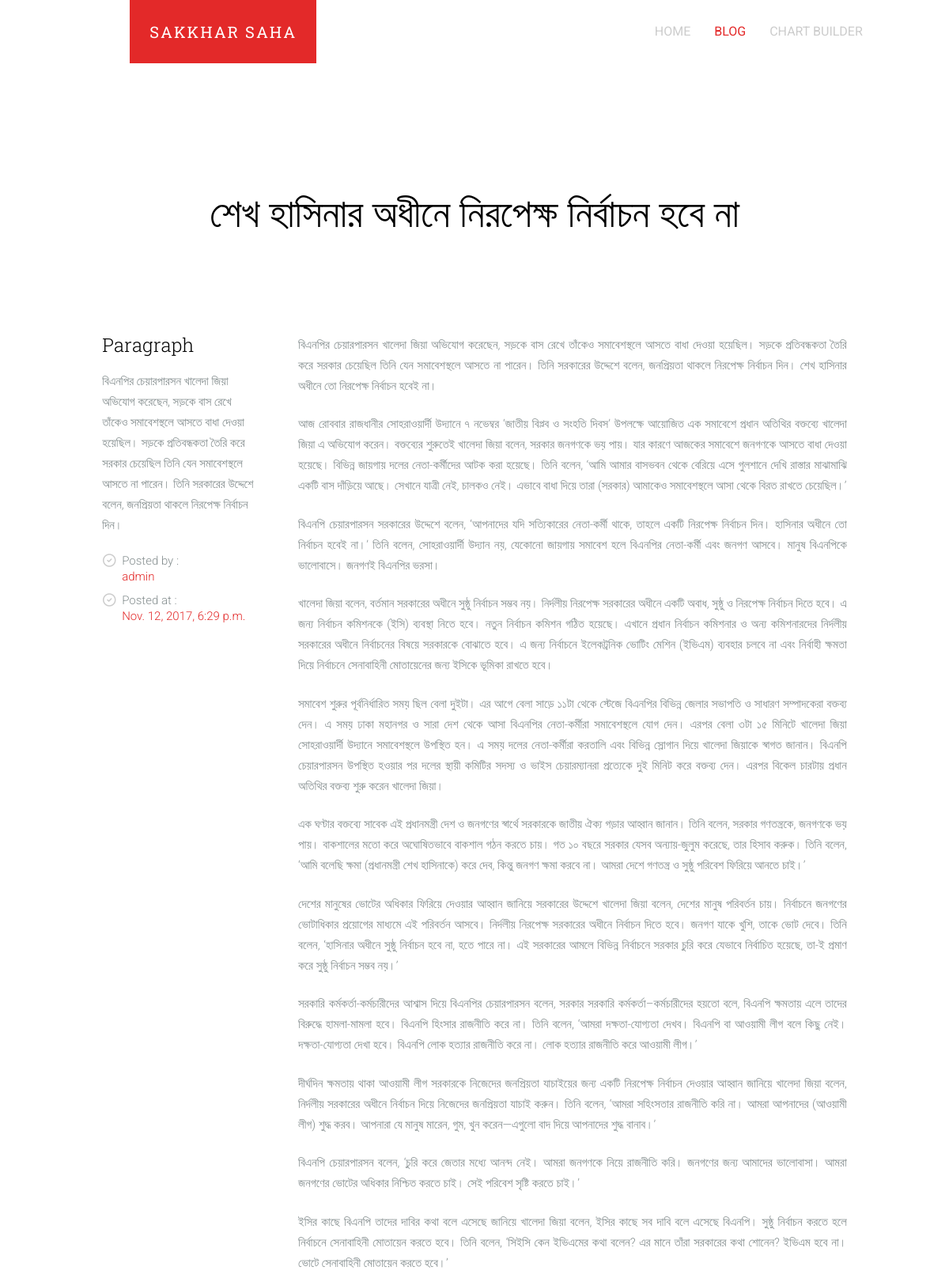
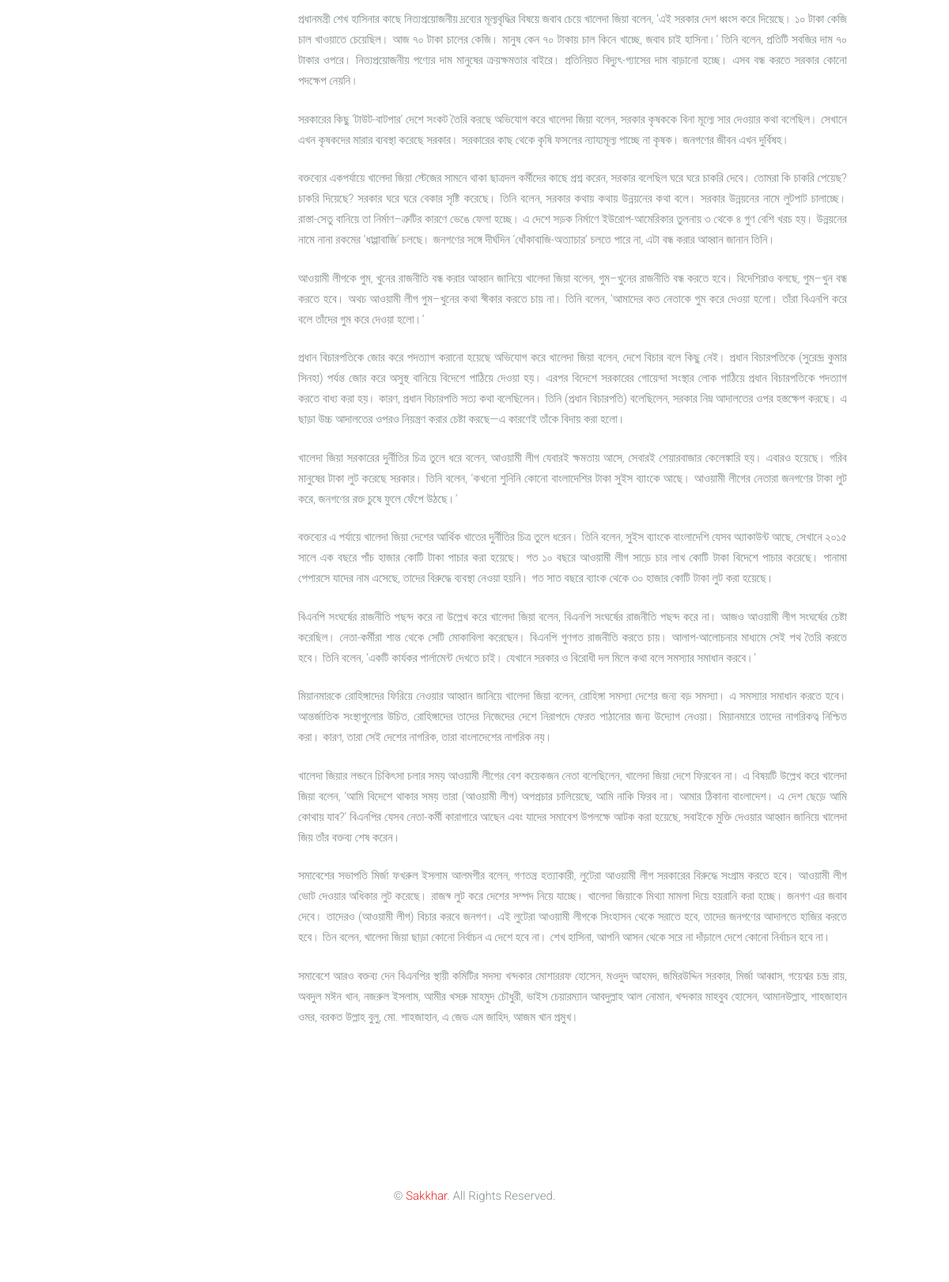
Screenshot of /blog/2017/11/12/1/ with the database file from the repository (2 pictures, top to bottom).
### blog_personal/models.py (models this page shows, shortened)
class Post(models.Model):
    STATUS_CHOICES = (
        ('draft', 'Draft'),
        ('published', 'Published'),
    )
    title = models.CharField(max_length=250)
    slug = models.SlugField(max_length=250, unique_for_date='publish')
    author = models.ForeignKey(User, related_name='blog_posts')
    intro = models.TextField(max_length=250, default="")
    body = FroalaField()
    publish = models.DateTimeField(default=timezone.now)
    created = models.DateTimeField(auto_now_add=True)
    updated = models.DateTimeField(auto_now=True)
    status = models.CharField(max_length=10, choices=STATUS_CHOICES, default='draft')
    objects = models.Manager()
    published = PublishedManager()
    class Meta:
        ordering = ('-publish',)

### blog_personal/views.py (the view)
# urls.py: url(r'^(?P<year>\d{4})/(?P<month>\d{2})/(?P<day>\d{2})/(?P<post>[-\w]+)/$', views.post_detail, name='post_detail'),
def post_detail (request,year,month,day,post):
    post = get_object_or_404(Post,slug=post,
                                  status ='published',
                                  publish__year = year,
                                  publish__month = month,
                                  publish__day = day)
    return render(request,'post.html',{'post':post})

### templates/post.html (shortened to what this page needs)
<!DOCTYPE html>
{% load staticfiles %}
{% load addthis %}
<html class="no-js">
<head>
	<link rel="stylesheet" href="{% static 'css/animate.css' %}">
	<link rel="stylesheet" href="{% static 'css/icomoon.css' %}">
	<link rel="stylesheet" href="{% static 'css/simple-line-icons.css' %}">
	<link rel="stylesheet" href="{% static 'css/style.css' %}">
</head>
<body>
	<header id="fh5co-header" role="banner">
		<nav class="navbar navbar-default" role="navigation">
			<div class="container">
				<div class="row">
					<div class="col-md-10 col-md-offset-1">
						<div class="navbar-header">
							<a class="navbar-brand" href="{% url 'index' %}">Sakkhar Saha</a>
						</div>
						<div id="fh5co-navbar" class="navbar-collapse collapse">
							<ul class="nav navbar-nav navbar-right">
								<li><a href="{% url 'index' %}"><span>Home </span></a></li>
								<li class="active"><a href="{% url 'blog:blog' %}"><span>Blog</span></a></li>
								<li><a href="#"><span>Chart Builder</span></a></li>
							</ul>
						</div>
					</div>
				</div>
			</div>
		</nav>
	</header>
	<div id="fh5co-main">
		<div class="fh5co-intro text-center">
			<div class="container">
				<div class="row">
					<div class="col-md-8 col-md-offset-2">
						<h1 class="intro-lead">{{post.title}}</h1>
					</div>
				</div>
			</div>
		</div>
		<div id="fh5co-content">
			<div class="container">
				<div class="row">
					<div class="col-md-10 col-md-offset-1">
						<div class="row">
							<div class="col-md-3 animate-box">
								<h3>Paragraph</h3>
								<p>{{post.intro}}</p>
								<ul class="fh5co-list-check">
									<li>Posted by :<br> <a href="#">{{post.author}}</a></li>
									<li>Posted at :<br> <a href="#">{{post.publish}}</a></li>
								</ul>
							</div>
							<div class="col-md-9 animate-box">
								{{post.body|safe}}
							</div>
						</div>
					</div>
				</div>
			</div>
		</div>
	</div>
	<footer id="fh5co-footer">
		<div class="container">
			<div class="row">
				<div class="col-md-10 col-md-offset-1 text-center">
					<p>&copy; <a href="#">Sakkhar</a>. All Rights Reserved. </p>
				</div>
			</div>
		</div>
	</footer>
</body>
</html>

### rows the page displays
Post: title "শেখ হাসিনার অধীনে নিরপেক্ষ নির্বাচন হবে না", intro "বিএনপির চেয়ারপারসন খালেদা জিয়া অভিযোগ করেছেন, সড়কে বাস রেখে তাঁকেও সমাবেশস্থলে আসতে বাধা দেওয়া হয়েছিল। সড়কে প্রতিবন্ধকতা তৈরি করে সরকার চেয়েছিল তিনি যেন সমাবেশস্থলে আসতে না পারেন। তিনি সরকারের উদ্দেশে বলেন, জনপ্রিয়তা থাকলে নিরপেক্ষ নির্বাচন দিন।", author "admin", publish "Nov. 12, 2017, 6:29 p.m.", body "বিএনপির চেয়ারপারসন খালেদা জিয়া অভিযোগ করেছেন, সড়কে বাস রেখে তাঁকেও সমাবেশস্থলে আসতে বাধা দেওয়া হয়েছিল। সড়কে প্রতিবন্ধকতা তৈরি করে সরকার চেয়েছিল তিনি যেন সমাবেশস্থলে আসতে না পারেন। তিনি সরকারের উদ্দেশে বলেন, জনপ্রিয়তা থাকলে নিরপেক্ষ নির্বাচন দিন। শেখ হাসিনার অধীনে তো নিরপেক্ষ নির্বাচন হবেই না। আজ রোববার রাজধানীর সোহরাওয়ার্দী উদ্যানে ৭ নভেম্বর ‘জাতীয় বিপ্লব ও সংহতি দিবস’ উপলক্ষে আয়োজিত এক সমাবেশে প্রধান অতিথির বক্তব্যে খালেদা জিয়া এ অভিযোগ করেন। বক্তব্যের শুরুতেই খালেদা জিয়া বলেন, সরকার জনগণকে ভয় পায়। যার কারণে আজকের সমাবেশে জনগণকে আসতে বাধা দেওয়া হয়েছে। বিভিন্ন জায়গায় দলের নেতা-কর্মীদের আটক করা হয়েছে। তিনি বলেন, ‘আমি আমার বাসভবন থেকে বেরিয়ে এসে গুলশানে দেখি রাস্তার মাঝামাঝি একটি বাস দাঁড়িয়ে…"
